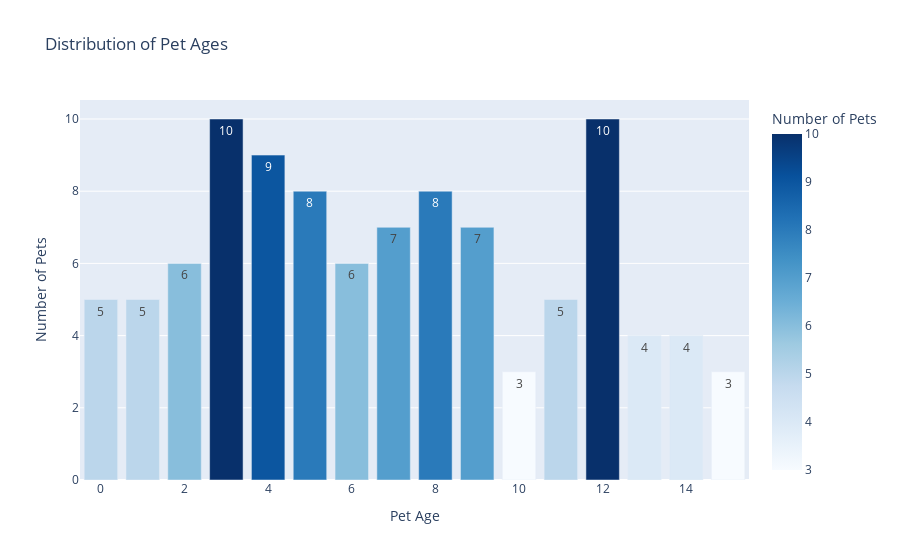

Notebook code cell kept with this figure:
### Code cell
#or we can make simple graphs to view distribution better
import plotly.express as px
import pandas as pd
import numpy as np

# Create bar chart
age_counts= pets_df['Age'].value_counts().sort_index().reset_index()

fig = px.bar(
    age_counts,
    x='Age',
    y='count',
    text='count',  # Display count values on bars
    title="Distribution of Pet Ages",
    labels={'Age': 'Pet Age', 'count': 'Number of Pets'},  # Axis labels
    color='count',  # Color bars based on count for better visualization
    color_continuous_scale='Blues'  # Aesthetic color scale
)

# Show figure
fig.show()

### Figure 1 — Plotly figure (JSON) as saved in the notebook; plotly's stock layout.template omitted (floating-point values rounded to 4 significant figures)
{"data": [{"alignmentgroup": "True", "hovertemplate": "Pet Age=%{x}<br>Number of Pets=%{marker.color}<extra></extra>", "legendgroup": "", "marker": {"color": [5, 5, 6, 10, 9, 8, 6, 7, 8, 7, 3, 5, 10, 4, 4, 3], "coloraxis": "coloraxis", "pattern": {"shape": ""}}, "name": "", "offsetgroup": "", "orientation": "v", "showlegend": false, "text": [5, 5, 6, 10, 9, 8, 6, 7, 8, 7, 3, 5, 10, 4, 4, 3], "textposition": "auto", "type": "bar", "x": [0, 1, 2, 3, 4, 5, 6, 7, 8, 9, 10, 11, 12, 13, 14, 15], "xaxis": "x", "y": [5, 5, 6, 10, 9, 8, 6, 7, 8, 7, 3, 5, 10, 4, 4, 3], "yaxis": "y"}], "layout": {"barmode": "relative", "coloraxis": {"colorbar": {"title": {"text": "Number of Pets"}}, "colorscale": [[0, "rgb(247,251,255)"], [0.125, "rgb(222,235,247)"], [0.25, "rgb(198,219,239)"], [0.375, "rgb(158,202,225)"], [0.5, "rgb(107,174,214)"], [0.625, "rgb(66,146,198)"], [0.75, "rgb(33,113,181)"], [0.875, "rgb(8,81,156)"], [1, "rgb(8,48,107)"]]}, "legend": {"tracegroupgap": 0}, "title": {"text": "Distribution of Pet Ages"}, "xaxis": {"anchor": "y", "domain": [0, 1], "title": {"text": "Pet Age"}}, "yaxis": {"anchor": "x", "domain": [0, 1], "title": {"text": "Number of Pets"}}}}
